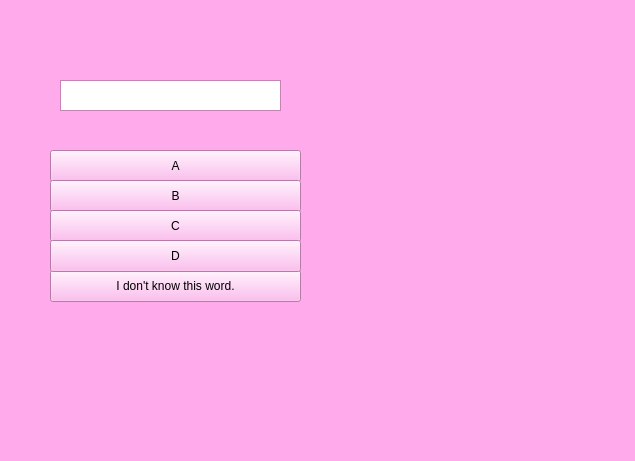
<?xml version="1.0" encoding="UTF-8"?>
<ui version="4.0">
 <class>JPchpt1Test</class>
 <widget class="QDialog" name="JPchpt1Test">
  <property name="geometry">
   <rect>
    <x>0</x>
    <y>0</y>
    <width>635</width>
    <height>461</height>
   </rect>
  </property>
  <property name="palette">
   <palette>
    <active>
     <colorrole role="WindowText">
      <brush brushstyle="SolidPattern">
       <color alpha="255">
        <red>0</red>
        <green>0</green>
        <blue>0</blue>
       </color>
      </brush>
     </colorrole>
     <colorrole role="Button">
      <brush brushstyle="SolidPattern">
       <color alpha="255">
        <red>255</red>
        <green>171</green>
        <blue>235</blue>
       </color>
      </brush>
     </colorrole>
     <colorrole role="Light">
      <brush brushstyle="SolidPattern">
       <color alpha="255">
        <red>255</red>
        <green>255</green>
        <blue>255</blue>
       </color>
      </brush>
     </colorrole>
     <colorrole role="Midlight">
      <brush brushstyle="SolidPattern">
       <color alpha="255">
        <red>255</red>
        <green>213</green>
        <blue>245</blue>
       </color>
      </brush>
     </colorrole>
     <colorrole role="Dark">
      <brush brushstyle="SolidPattern">
       <color alpha="255">
        <red>127</red>
        <green>85</green>
        <blue>117</blue>
       </color>
      </brush>
     </colorrole>
     <colorrole role="Mid">
      <brush brushstyle="SolidPattern">
       <color alpha="255">
        <red>170</red>
        <green>114</green>
        <blue>157</blue>
       </color>
      </brush>
     </colorrole>
     <colorrole role="Text">
      <brush brushstyle="SolidPattern">
       <color alpha="255">
        <red>0</red>
        <green>0</green>
        <blue>0</blue>
       </color>
      </brush>
     </colorrole>
     <colorrole role="BrightText">
      <brush brushstyle="SolidPattern">
       <color alpha="255">
        <red>255</red>
        <green>255</green>
        <blue>255</blue>
       </color>
      </brush>
     </colorrole>
     <colorrole role="ButtonText">
      <brush brushstyle="SolidPattern">
       <color alpha="255">
        <red>0</red>
        <green>0</green>
        <blue>0</blue>
       </color>
      </brush>
     </colorrole>
     <colorrole role="Base">
      <brush brushstyle="SolidPattern">
       <color alpha="255">
        <red>255</red>
        <green>255</green>
        <blue>255</blue>
       </color>
      </brush>
     </colorrole>
     <colorrole role="Window">
      <brush brushstyle="SolidPattern">
       <color alpha="255">
        <red>255</red>
        <green>171</green>
        <blue>235</blue>
       </color>
      </brush>
     </colorrole>
     <colorrole role="Shadow">
      <brush brushstyle="SolidPattern">
       <color alpha="255">
        <red>0</red>
        <green>0</green>
        <blue>0</blue>
       </color>
      </brush>
     </colorrole>
     <colorrole role="AlternateBase">
      <brush brushstyle="SolidPattern">
       <color alpha="255">
        <red>255</red>
        <green>213</green>
        <blue>245</blue>
       </color>
      </brush>
     </colorrole>
     <colorrole role="ToolTipBase">
      <brush brushstyle="SolidPattern">
       <color alpha="255">
        <red>255</red>
        <green>255</green>
        <blue>220</blue>
       </color>
      </brush>
     </colorrole>
     <colorrole role="ToolTipText">
      <brush brushstyle="SolidPattern">
       <color alpha="255">
        <red>0</red>
        <green>0</green>
        <blue>0</blue>
       </color>
      </brush>
     </colorrole>
    </active>
    <inactive>
     <colorrole role="WindowText">
      <brush brushstyle="SolidPattern">
       <color alpha="255">
        <red>0</red>
        <green>0</green>
        <blue>0</blue>
       </color>
      </brush>
     </colorrole>
     <colorrole role="Button">
      <brush brushstyle="SolidPattern">
       <color alpha="255">
        <red>255</red>
        <green>171</green>
        <blue>235</blue>
       </color>
      </brush>
     </colorrole>
     <colorrole role="Light">
      <brush brushstyle="SolidPattern">
       <color alpha="255">
        <red>255</red>
        <green>255</green>
        <blue>255</blue>
       </color>
      </brush>
     </colorrole>
     <colorrole role="Midlight">
      <brush brushstyle="SolidPattern">
       <color alpha="255">
        <red>255</red>
        <green>213</green>
        <blue>245</blue>
       </color>
      </brush>
     </colorrole>
     <colorrole role="Dark">
      <brush brushstyle="SolidPattern">
       <color alpha="255">
        <red>127</red>
        <green>85</green>
        <blue>117</blue>
       </color>
      </brush>
     </colorrole>
     <colorrole role="Mid">
      <brush brushstyle="SolidPattern">
       <color alpha="255">
        <red>170</red>
        <green>114</green>
        <blue>157</blue>
       </color>
      </brush>
     </colorrole>
     <colorrole role="Text">
      <brush brushstyle="SolidPattern">
       <color alpha="255">
        <red>0</red>
        <green>0</green>
        <blue>0</blue>
       </color>
      </brush>
     </colorrole>
     <colorrole role="BrightText">
      <brush brushstyle="SolidPattern">
       <color alpha="255">
        <red>255</red>
        <green>255</green>
        <blue>255</blue>
       </color>
      </brush>
     </colorrole>
     <colorrole role="ButtonText">
      <brush brushstyle="SolidPattern">
       <color alpha="255">
        <red>0</red>
        <green>0</green>
        <blue>0</blue>
       </color>
      </brush>
     </colorrole>
     <colorrole role="Base">
      <brush brushstyle="SolidPattern">
       <color alpha="255">
        <red>255</red>
        <green>255</green>
        <blue>255</blue>
       </color>
      </brush>
     </colorrole>
     <colorrole role="Window">
      <brush brushstyle="SolidPattern">
       <color alpha="255">
        <red>255</red>
        <green>171</green>
        <blue>235</blue>
       </color>
      </brush>
     </colorrole>
     <colorrole role="Shadow">
      <brush brushstyle="SolidPattern">
       <color alpha="255">
        <red>0</red>
        <green>0</green>
        <blue>0</blue>
       </color>
      </brush>
     </colorrole>
     <colorrole role="AlternateBase">
      <brush brushstyle="SolidPattern">
       <color alpha="255">
        <red>255</red>
        <green>213</green>
        <blue>245</blue>
       </color>
      </brush>
     </colorrole>
     <colorrole role="ToolTipBase">
      <brush brushstyle="SolidPattern">
       <color alpha="255">
        <red>255</red>
        <green>255</green>
        <blue>220</blue>
       </color>
      </brush>
     </colorrole>
     <colorrole role="ToolTipText">
      <brush brushstyle="SolidPattern">
       <color alpha="255">
        <red>0</red>
        <green>0</green>
        <blue>0</blue>
       </color>
      </brush>
     </colorrole>
    </inactive>
    <disabled>
     <colorrole role="WindowText">
      <brush brushstyle="SolidPattern">
       <color alpha="255">
        <red>127</red>
        <green>85</green>
        <blue>117</blue>
       </color>
      </brush>
     </colorrole>
     <colorrole role="Button">
      <brush brushstyle="SolidPattern">
       <color alpha="255">
        <red>255</red>
        <green>171</green>
        <blue>235</blue>
       </color>
      </brush>
     </colorrole>
     <colorrole role="Light">
      <brush brushstyle="SolidPattern">
       <color alpha="255">
        <red>255</red>
        <green>255</green>
        <blue>255</blue>
       </color>
      </brush>
     </colorrole>
     <colorrole role="Midlight">
      <brush brushstyle="SolidPattern">
       <color alpha="255">
        <red>255</red>
        <green>213</green>
        <blue>245</blue>
       </color>
      </brush>
     </colorrole>
     <colorrole role="Dark">
      <brush brushstyle="SolidPattern">
       <color alpha="255">
        <red>127</red>
        <green>85</green>
        <blue>117</blue>
       </color>
      </brush>
     </colorrole>
     <colorrole role="Mid">
      <brush brushstyle="SolidPattern">
       <color alpha="255">
        <red>170</red>
        <green>114</green>
        <blue>157</blue>
       </color>
      </brush>
     </colorrole>
     <colorrole role="Text">
      <brush brushstyle="SolidPattern">
       <color alpha="255">
        <red>127</red>
        <green>85</green>
        <blue>117</blue>
       </color>
      </brush>
     </colorrole>
     <colorrole role="BrightText">
      <brush brushstyle="SolidPattern">
       <color alpha="255">
        <red>255</red>
        <green>255</green>
        <blue>255</blue>
       </color>
      </brush>
     </colorrole>
     <colorrole role="ButtonText">
      <brush brushstyle="SolidPattern">
       <color alpha="255">
        <red>127</red>
        <green>85</green>
        <blue>117</blue>
       </color>
      </brush>
     </colorrole>
     <colorrole role="Base">
      <brush brushstyle="SolidPattern">
       <color alpha="255">
        <red>255</red>
        <green>171</green>
        <blue>235</blue>
       </color>
      </brush>
     </colorrole>
     <colorrole role="Window">
      <brush brushstyle="SolidPattern">
       <color alpha="255">
        <red>255</red>
        <green>171</green>
        <blue>235</blue>
       </color>
      </brush>
     </colorrole>
     <colorrole role="Shadow">
      <brush brushstyle="SolidPattern">
       <color alpha="255">
        <red>0</red>
        <green>0</green>
        <blue>0</blue>
       </color>
      </brush>
     </colorrole>
     <colorrole role="AlternateBase">
      <brush brushstyle="SolidPattern">
       <color alpha="255">
        <red>255</red>
        <green>171</green>
        <blue>235</blue>
       </color>
      </brush>
     </colorrole>
     <colorrole role="ToolTipBase">
      <brush brushstyle="SolidPattern">
       <color alpha="255">
        <red>255</red>
        <green>255</green>
        <blue>220</blue>
       </color>
      </brush>
     </colorrole>
     <colorrole role="ToolTipText">
      <brush brushstyle="SolidPattern">
       <color alpha="255">
        <red>0</red>
        <green>0</green>
        <blue>0</blue>
       </color>
      </brush>
     </colorrole>
    </disabled>
   </palette>
  </property>
  <property name="windowTitle">
   <string>Chapter 1 Test Mode - Japanese</string>
  </property>
  <widget class="QTextBrowser" name="JapaneseTest1">
   <property name="geometry">
    <rect>
     <x>60</x>
     <y>80</y>
     <width>221</width>
     <height>31</height>
    </rect>
   </property>
  </widget>
  <widget class="QPushButton" name="Next">
   <property name="geometry">
    <rect>
     <x>50</x>
     <y>270</y>
     <width>251</width>
     <height>32</height>
    </rect>
   </property>
   <property name="text">
    <string>I don't know this word.</string>
   </property>
   <property name="autoDefault">
    <bool>false</bool>
   </property>
  </widget>
  <widget class="QLabel" name="label_3">
   <property name="geometry">
    <rect>
     <x>430</x>
     <y>30</y>
     <width>141</width>
     <height>91</height>
    </rect>
   </property>
   <property name="text">
    <string/>
   </property>
   <property name="pixmap">
    <pixmap resource="BabelResources.qrc">:/JapaneseText/japan.png</pixmap>
   </property>
   <property name="scaledContents">
    <bool>true</bool>
   </property>
  </widget>
  <widget class="QLabel" name="label">
   <property name="geometry">
    <rect>
     <x>310</x>
     <y>80</y>
     <width>61</width>
     <height>20</height>
    </rect>
   </property>
   <property name="text">
    <string/>
   </property>
   <property name="alignment">
    <set>Qt::AlignCenter</set>
   </property>
  </widget>
  <widget class="QPushButton" name="A">
   <property name="geometry">
    <rect>
     <x>50</x>
     <y>150</y>
     <width>251</width>
     <height>32</height>
    </rect>
   </property>
   <property name="text">
    <string>A</string>
   </property>
   <property name="autoDefault">
    <bool>false</bool>
   </property>
  </widget>
  <widget class="QPushButton" name="B">
   <property name="geometry">
    <rect>
     <x>50</x>
     <y>180</y>
     <width>251</width>
     <height>32</height>
    </rect>
   </property>
   <property name="text">
    <string>B</string>
   </property>
   <property name="autoDefault">
    <bool>false</bool>
   </property>
  </widget>
  <widget class="QPushButton" name="C">
   <property name="geometry">
    <rect>
     <x>50</x>
     <y>210</y>
     <width>251</width>
     <height>32</height>
    </rect>
   </property>
   <property name="text">
    <string>C</string>
   </property>
   <property name="autoDefault">
    <bool>false</bool>
   </property>
  </widget>
  <widget class="QPushButton" name="D">
   <property name="geometry">
    <rect>
     <x>50</x>
     <y>240</y>
     <width>251</width>
     <height>32</height>
    </rect>
   </property>
   <property name="text">
    <string>D</string>
   </property>
   <property name="autoDefault">
    <bool>false</bool>
   </property>
  </widget>
 </widget>
 <resources>
  <include location="BabelResources.qrc"/>
 </resources>
 <connections/>
</ui>
